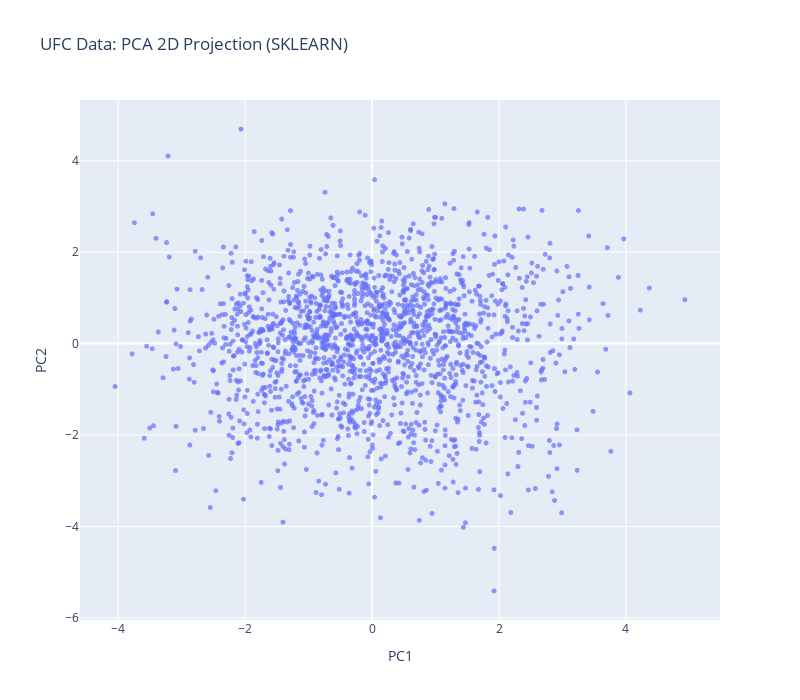

The code cell stored with this chart in its notebook:
### Markdown cell above
Adapated from https://www.codementor.io/@mgalarny/pca-using-python-scikit-learn-pandas-ensfh3huz

### Code cell
import pandas as pd
import matplotlib.pyplot as plt
from sklearn.preprocessing import StandardScaler
from sklearn.decomposition import PCA
from scipy.stats import zscore
import plotly.express as px
import time
start_time = time.perf_counter()

# 0. Data Pruning
df_copy = df.copy() # we copy to avoid modifying the original dataframe
z_scores = np.abs(zscore(df_copy, nan_policy='omit')) # Compute z-scores for each numerical column (outlier deletion step 1)
threshold = 3 # Set threshold for outlier detection (outlier deletion part 2)
df_pruned = df_copy[(z_scores < threshold).all(axis=1)] # Keep only rows where all z-scores are below the threshold (outlier deletion step 3)

# 1. Standardize the data (important for PCA)
scaler = StandardScaler()
X_scaled = scaler.fit_transform(df_pruned)

# 2. Apply PCA with 2 components
pca = PCA(n_components=2)
X_pca = pca.fit_transform(X_scaled)

# 3. Create a new DataFrame for the PCA results
pca_df = pd.DataFrame(X_pca, columns=['PC1', 'PC2'])

# 4. (Optional) Add back some metadata — for example, fighter names if you had them
pca_df['fighter'] = df_pruned.index

# 5. Visualize the PCA results using Plotly
fig = px.scatter(
    pca_df,
    x=pca_df['PC1'],
    y=pca_df['PC2'],
    hover_name='fighter',       # main hover label
    title='UFC Data: PCA 2D Projection (SKLEARN)',
    width=800,
    height=700
)

fig.update_traces(marker=dict(size=5, opacity=0.7))
fig.show()

end_time = time.perf_counter()
elapsed_time = end_time - start_time
print(f"Execution time: {elapsed_time:.6f} seconds")

### Figure 1 — Plotly figure (JSON) as saved in the notebook; plotly's stock layout.template omitted (floating-point values rounded to 4 significant figures; data arrays with more than 128 entries replaced by an {"elided": "..."} marker saying what was removed)
{"data": [{"hovertemplate": "<b>%{hovertext}</b><br><br>PC1=%{x}<br>PC2=%{y}<extra></extra>", "hovertext": {"elided": "1690 str values"}, "legendgroup": "", "marker": {"color": "#636efa", "opacity": 0.7, "size": 5, "symbol": "circle"}, "mode": "markers", "name": "", "showlegend": false, "type": "scattergl", "x": {"elided": "1690 float values"}, "xaxis": "x", "y": {"elided": "1690 float values"}, "yaxis": "y"}], "layout": {"height": 700, "legend": {"tracegroupgap": 0}, "title": {"text": "UFC Data: PCA 2D Projection (SKLEARN)"}, "width": 800, "xaxis": {"anchor": "y", "domain": [0, 1], "title": {"text": "PC1"}}, "yaxis": {"anchor": "x", "domain": [0, 1], "title": {"text": "PC2"}}}}
